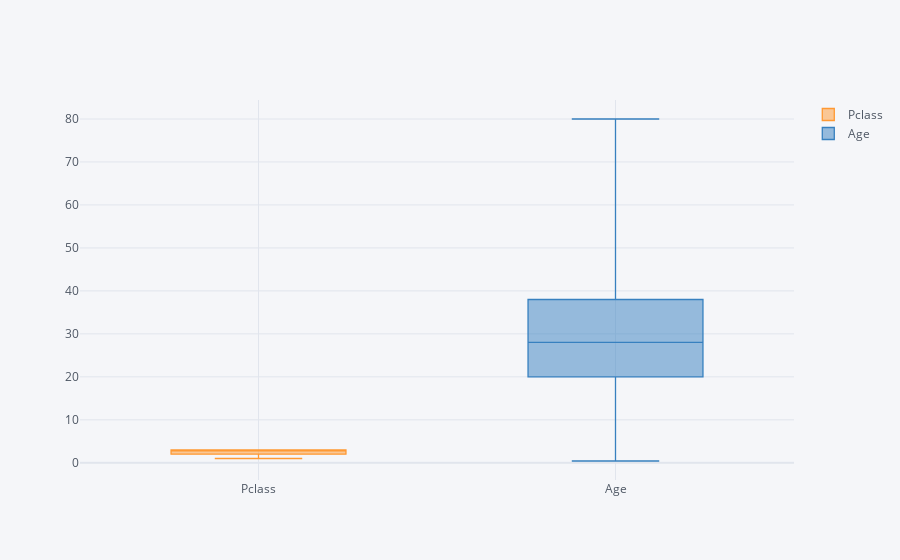

Notebook source saved alongside this figure:
### Code cell
train[['Pclass','Age']].iplot(kind='box')

### Figure 1 — Plotly figure (JSON) as saved in the notebook; plotly's stock layout.template omitted (floating-point values rounded to 4 significant figures; data arrays with more than 128 entries replaced by an {"elided": "..."} marker saying what was removed)
{"data": [{"boxpoints": false, "line": {"width": 1.3}, "marker": {"color": "rgba(255, 153, 51, 1.0)"}, "name": "Pclass", "orientation": "v", "type": "box", "y": {"elided": "891 int values"}}, {"boxpoints": false, "line": {"width": 1.3}, "marker": {"color": "rgba(55, 128, 191, 1.0)"}, "name": "Age", "orientation": "v", "type": "box", "y": {"elided": "891 float values"}}], "layout": {"legend": {"bgcolor": "#F5F6F9", "font": {"color": "#4D5663"}}, "paper_bgcolor": "#F5F6F9", "plot_bgcolor": "#F5F6F9", "title": {"font": {"color": "#4D5663"}}, "xaxis": {"gridcolor": "#E1E5ED", "showgrid": true, "tickfont": {"color": "#4D5663"}, "title": {"font": {"color": "#4D5663"}, "text": ""}, "zerolinecolor": "#E1E5ED"}, "yaxis": {"gridcolor": "#E1E5ED", "showgrid": true, "tickfont": {"color": "#4D5663"}, "title": {"font": {"color": "#4D5663"}, "text": ""}, "zerolinecolor": "#E1E5ED"}}}
